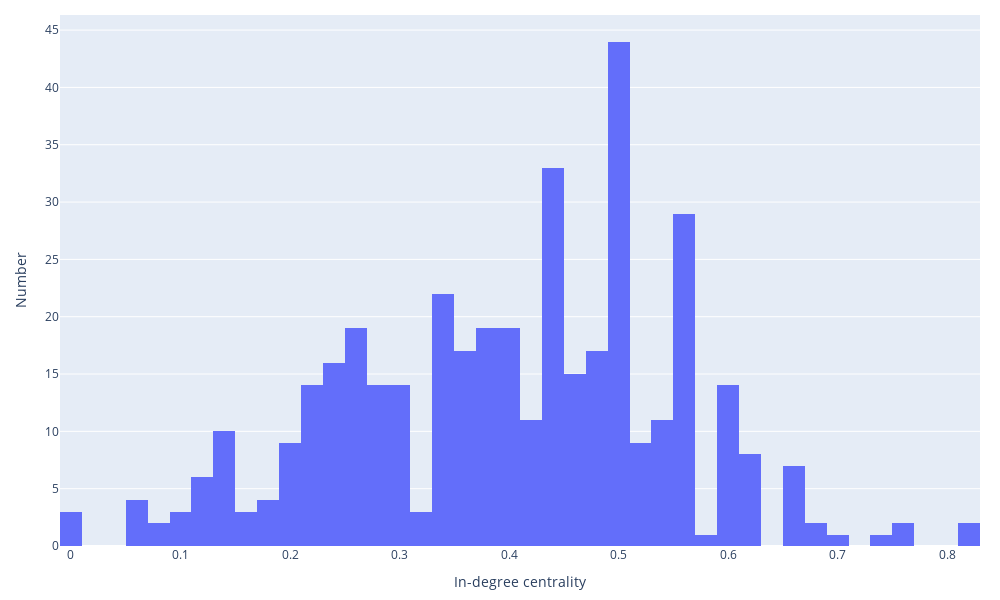

The code cell stored with this chart in its notebook:
### Code cell
fig = px.histogram(df_participant_nom_soc,
                   x='InDegree',
                   nbins=50)
fig.update_layout(
    width=1000,
    height = 600,
    xaxis_title="In-degree centrality", yaxis_title="Number",
    margin = dict(l=60, r=20, t=15, b=40)
)
fig.show()

### Figure 1 — Plotly figure (JSON) as saved in the notebook; plotly's stock layout.template omitted (floating-point values rounded to 4 significant figures; data arrays with more than 128 entries replaced by an {"elided": "..."} marker saying what was removed)
{"data": [{"alignmentgroup": "True", "bingroup": "x", "hovertemplate": "InDegree=%{x}<br>count=%{y}<extra></extra>", "legendgroup": "", "marker": {"color": "#636efa", "pattern": {"shape": ""}}, "name": "", "nbinsx": 50, "offsetgroup": "", "orientation": "v", "showlegend": false, "x": {"elided": "408 float values"}, "xaxis": "x", "yaxis": "y", "type": "histogram"}], "layout": {"xaxis": {"anchor": "y", "domain": [0.0, 1.0], "title": {"text": "In-degree centrality"}}, "yaxis": {"anchor": "x", "domain": [0.0, 1.0], "title": {"text": "Number"}}, "legend": {"tracegroupgap": 0}, "margin": {"t": 15, "l": 60, "r": 20, "b": 40}, "barmode": "relative", "width": 1000, "height": 600}}
